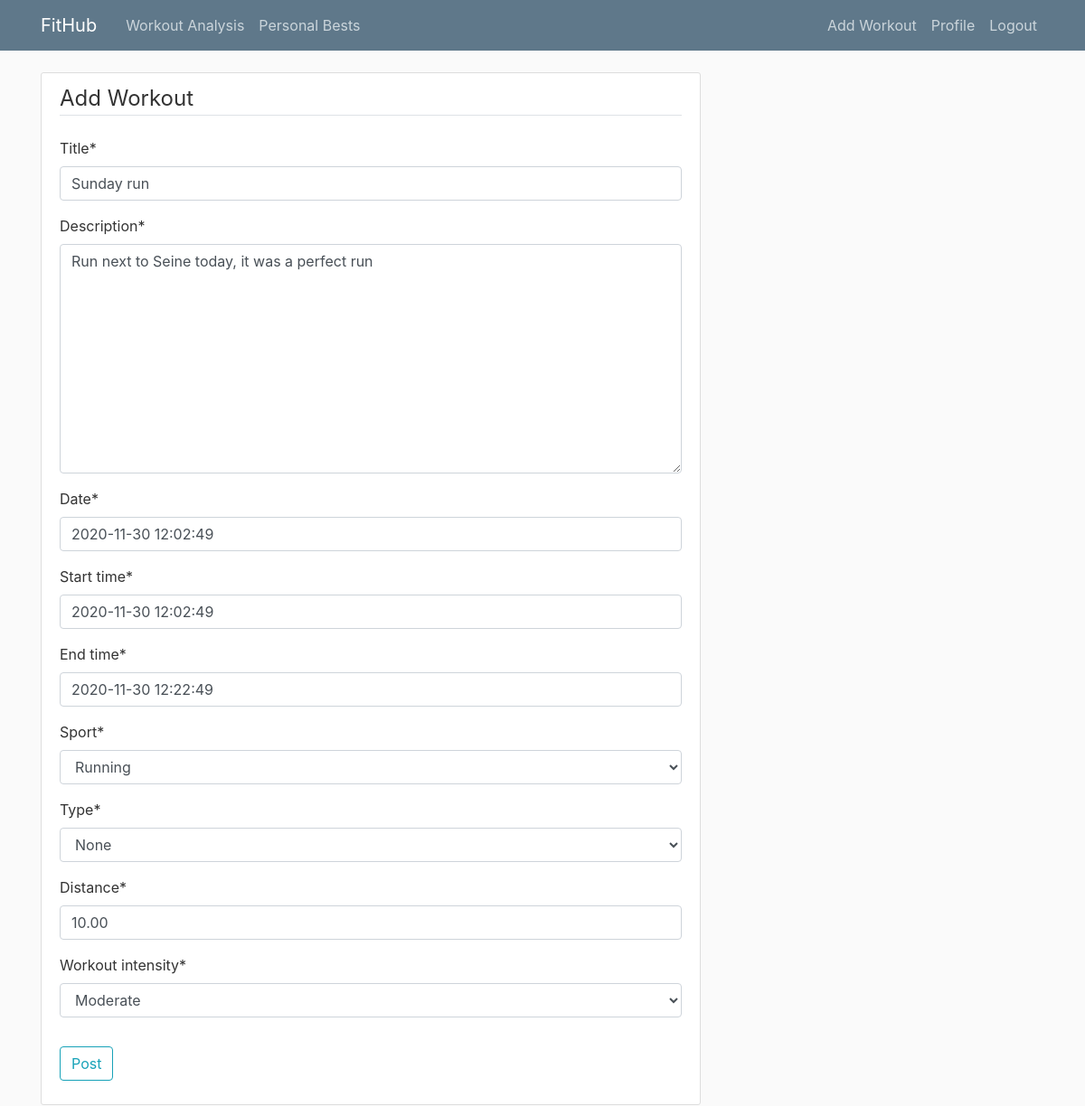
Page /post/15/update/ (signed in) on the committed database.
### blog/models.py (models this page shows, shortened)
class Workout(models.Model):
    date = models.DateTimeField(default=timezone.now)
    start_time = models.DateTimeField(default=timezone.now)
    end_time = models.DateTimeField(default=timezone.now)
    title = models.CharField(max_length=75)
    description = models.TextField()
    class SportChoices(models.TextChoices):
        CYCLING = 'Cycling', _('Cycling')
        HIKING = 'Hiking', _('Hiking')
        LIFTING = 'Lifting Weights', _('Lifting Weights')
        RUNNING = 'Running', _('Running')
        SWIMMING = 'Swimming', _('Swimming')
        WALKING = 'Walking', _('Walking')
        YOGA = 'Yoga', _('Yoga')
    sport = models.CharField(
        max_length=15,
        choices=SportChoices.choices,
        default=SportChoices.RUNNING,
        blank=False
    )
    class TypeChoices(models.TextChoices):
        DISTANCE = 'Distance', _('Distance')
        INTERVAL = 'Interval', _('Interval')
        NONE = 'None', _('None')
        RACE = 'Race', _('Race')
        STRESS = 'Stress Relief', _('Stress Relief')
        TYPE_WORKOUT = 'Workout', _('Workout')
    type = models.CharField(
        max_length=15,
        choices=TypeChoices.choices,
        default=TypeChoices.NONE,
        blank=False
    )
    distance = models.DecimalField(max_digits=5, decimal_places=2)
    class MetChoices(models.TextChoices):
        EASY = 'Easy', _('Easy')
        MODERATE = 'Medium', _('Moderate')
        HARD = 'Hard', _('Hard')
    workout_intensity = models.CharField(
        max_length=10,
        choices=MetChoices.choices,
        default=MetChoices.MODERATE,
        blank=False
    )
    athlete = models.ForeignKey(User, on_delete=models.CASCADE)

### blog/views.py (the view, shortened to what this page needs)
# urls.py: path("post/<int:pk>/update/",PostUpdateView.as_view(), name="post-update"),
class PostUpdateView(LoginRequiredMixin, UserPassesTestMixin, UpdateView):
    model = Workout
    fields = ['title', 'description', 'date', 'start_time', 'end_time','sport', 'type', 'distance', 'workout_intensity']
    def test_func(self):
        workout = self.get_object()
        if self.request.user == workout.athlete:
            return True
        return False

### blog/templates/blog/workout_form.html (shortened to what this page needs)
{% extends "blog/base.html" %}
{% load crispy_forms_tags %}
	{% block content %}
	    <div class="content-section">
	    	<form method = "POST">
	    		<fieldset class="form-group">
	    			<legend class="border-bottom mb-4">Add Workout</legend>
	    			{{ form|crispy}}
	    		</fieldset>
	    		<div class="form-group">
	    				<button class="btn btn-outline-info" type="submit">Post
	    				</button>
	    		</div>
	    	</form>
	    </div>
	{%endblock content%}

### blog/static/blog/main.css (style rules this page uses)
body { background: #fafafa; color: #333333; margin-top: 5rem; }
.content-section { background: #ffffff; padding: 10px 20px; border: 1px solid #dddddd; border-radius: 3px; margin-bottom: 20px; }

### rows in the picture
Workout: title "Sunday run", description "Run next to Seine today, it was a perfect run", date "2020-11-30 12:02:49", start_time "2020-11-30 12:02:49", end_time "2020-11-30 12:22:49", sport "Running", type "None", distance "10.00", workout_intensity "Moderate"
